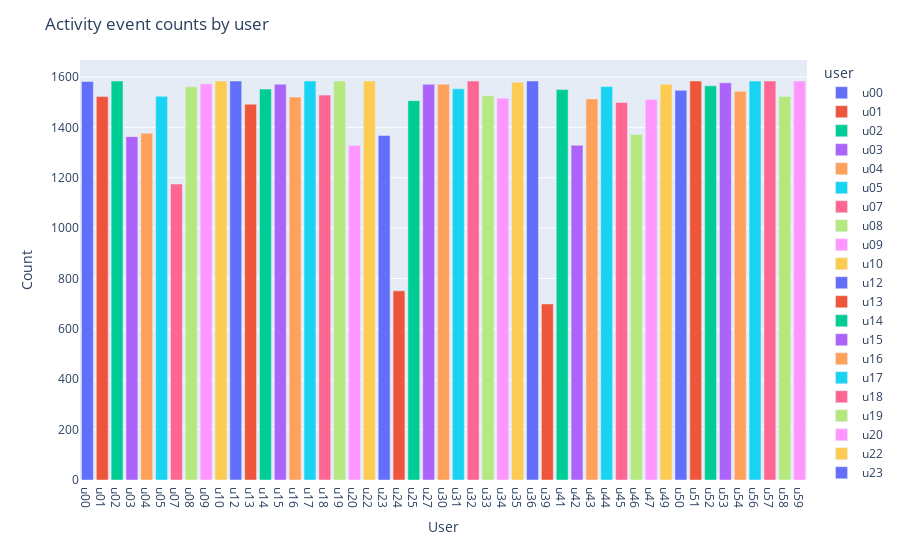

Notebook cell for this chart:
### Code cell
resampled = niimpy.util.aggregate(data, "1H")
resampled = resampled.reset_index("user")
fig = countplot.countplot(resampled, 
                          fig_title='Activity event counts by user', 
                          plot_type='count', 
                          points='all',
                          aggregation='user', 
                          user=None, 
                          column=None,
                          binning=False)
fig.show()

### Figure 1 — Plotly figure (JSON) as saved in the notebook; plotly's stock layout.template omitted (floating-point values rounded to 4 significant figures)
{"data": [{"alignmentgroup": "True", "hovertemplate": "user=%{x}<br>values=%{y}<extra></extra>", "legendgroup": "u00", "marker": {"color": "#636efa", "pattern": {"shape": ""}}, "name": "u00", "offsetgroup": "u00", "orientation": "v", "showlegend": true, "textposition": "auto", "type": "bar", "x": ["u00"], "xaxis": "x", "y": [1582], "yaxis": "y"}, {"alignmentgroup": "True", "hovertemplate": "user=%{x}<br>values=%{y}<extra></extra>", "legendgroup": "u01", "marker": {"color": "#EF553B", "pattern": {"shape": ""}}, "name": "u01", "offsetgroup": "u01", "orientation": "v", "showlegend": true, "textposition": "auto", "type": "bar", "x": ["u01"], "xaxis": "x", "y": [1522], "yaxis": "y"}, {"alignmentgroup": "True", "hovertemplate": "user=%{x}<br>values=%{y}<extra></extra>", "legendgroup": "u02", "marker": {"color": "#00cc96", "pattern": {"shape": ""}}, "name": "u02", "offsetgroup": "u02", "orientation": "v", "showlegend": true, "textposition": "auto", "type": "bar", "x": ["u02"], "xaxis": "x", "y": [1584], "yaxis": "y"}, {"alignmentgroup": "True", "hovertemplate": "user=%{x}<br>values=%{y}<extra></extra>", "legendgroup": "u03", "marker": {"color": "#ab63fa", "pattern": {"shape": ""}}, "name": "u03", "offsetgroup": "u03", "orientation": "v", "showlegend": true, "textposition": "auto", "type": "bar", "x": ["u03"], "xaxis": "x", "y": [1363], "yaxis": "y"}, {"alignmentgroup": "True", "hovertemplate": "user=%{x}<br>values=%{y}<extra></extra>", "legendgroup": "u04", "marker": {"color": "#FFA15A", "pattern": {"shape": ""}}, "name": "u04", "offsetgroup": "u04", "orientation": "v", "showlegend": true, "textposition": "auto", "type": "bar", "x": ["u04"], "xaxis": "x", "y": [1377], "yaxis": "y"}, {"alignmentgroup": "True", "hovertemplate": "user=%{x}<br>values=%{y}<extra></extra>", "legendgroup": "u05", "marker": {"color": "#19d3f3", "pattern": {"shape": ""}}, "name": "u05", "offsetgroup": "u05", "orientation": "v", "showlegend": true, "textposition": "auto", "type": "bar", "x": ["u05"], "xaxis": "x", "y": [1523], "yaxis": "y"}, {"alignmentgroup": "True", "hovertemplate": "user=%{x}<br>values=%{y}<extra></extra>", "legendgroup": "u07", "marker": {"color": "#FF6692", "pattern": {"shape": ""}}, "name": "u07", "offsetgroup": "u07", "orientation": "v", "showlegend": true, "textposition": "auto", "type": "bar", "x": ["u07"], "xaxis": "x", "y": [1175], "yaxis": "y"}, {"alignmentgroup": "True", "hovertemplate": "user=%{x}<br>values=%{y}<extra></extra>", "legendgroup": "u08", "marker": {"color": "#B6E880", "pattern": {"shape": ""}}, "name": "u08", "offsetgroup": "u08", "orientation": "v", "showlegend": true, "textposition": "auto", "type": "bar", "x": ["u08"], "xaxis": "x", "y": [1561], "yaxis": "y"}, {"alignmentgroup": "True", "hovertemplate": "user=%{x}<br>values=%{y}<extra></extra>", "legendgroup": "u09", "marker": {"color": "#FF97FF", "pattern": {"shape": ""}}, "name": "u09", "offsetgroup": "u09", "orientation": "v", "showlegend": true, "textposition": "auto", "type": "bar", "x": ["u09"], "xaxis": "x", "y": [1573], "yaxis": "y"}, {"alignmentgroup": "True", "hovertemplate": "user=%{x}<br>values=%{y}<extra></extra>", "legendgroup": "u10", "marker": {"color": "#FECB52", "pattern": {"shape": ""}}, "name": "u10", "offsetgroup": "u10", "orientation": "v", "showlegend": true, "textposition": "auto", "type": "bar", "x": ["u10"], "xaxis": "x", "y": [1584], "yaxis": "y"}, {"alignmentgroup": "True", "hovertemplate": "user=%{x}<br>values=%{y}<extra></extra>", "legendgroup": "u12", "marker": {"color": "#636efa", "pattern": {"shape": ""}}, "name": "u12", "offsetgroup": "u12", "orientation": "v", "showlegend": true, "textposition": "auto", "type": "bar", "x": ["u12"], "xaxis": "x", "y": [1584], "yaxis": "y"}, {"alignmentgroup": "True", "hovertemplate": "user=%{x}<br>values=%{y}<extra></extra>", "legendgroup": "u13", "marker": {"color": "#EF553B", "pattern": {"shape": ""}}, "name": "u13", "offsetgroup": "u13", "orientation": "v", "showlegend": true, "textposition": "auto", "type": "bar", "x": ["u13"], "xaxis": "x", "y": [1492], "yaxis": "y"}, {"alignmentgroup": "True", "hovertemplate": "user=%{x}<br>values=%{y}<extra></extra>", "legendgroup": "u14", "marker": {"color": "#00cc96", "pattern": {"shape": ""}}, "name": "u14", "offsetgroup": "u14", "orientation": "v", "showlegend": true, "textposition": "auto", "type": "bar", "x": ["u14"], "xaxis": "x", "y": [1552], "yaxis": "y"}, {"alignmentgroup": "True", "hovertemplate": "user=%{x}<br>values=%{y}<extra></extra>", "legendgroup": "u15", "marker": {"color": "#ab63fa", "pattern": {"shape": ""}}, "name": "u15", "offsetgroup": "u15", "orientation": "v", "showlegend": true, "textposition": "auto", "type": "bar", "x": ["u15"], "xaxis": "x", "y": [1571], "yaxis": "y"}, {"alignmentgroup": "True", "hovertemplate": "user=%{x}<br>values=%{y}<extra></extra>", "legendgroup": "u16", "marker": {"color": "#FFA15A", "pattern": {"shape": ""}}, "name": "u16", "offsetgroup": "u16", "orientation": "v", "showlegend": true, "textposition": "auto", "type": "bar", "x": ["u16"], "xaxis": "x", "y": [1520], "yaxis": "y"}, {"alignmentgroup": "True", "hovertemplate": "user=%{x}<br>values=%{y}<extra></extra>", "legendgroup": "u17", "marker": {"color": "#19d3f3", "pattern": {"shape": ""}}, "name": "u17", "offsetgroup": "u17", "orientation": "v", "showlegend": true, "textposition": "auto", "type": "bar", "x": ["u17"], "xaxis": "x", "y": [1584], "yaxis": "y"}, {"alignmentgroup": "True", "hovertemplate": "user=%{x}<br>values=%{y}<extra></extra>", "legendgroup": "u18", "marker": {"color": "#FF6692", "pattern": {"shape": ""}}, "name": "u18", "offsetgroup": "u18", "orientation": "v", "showlegend": true, "textposition": "auto", "type": "bar", "x": ["u18"], "xaxis": "x", "y": [1528], "yaxis": "y"}, {"alignmentgroup": "True", "hovertemplate": "user=%{x}<br>values=%{y}<extra></extra>", "legendgroup": "u19", "marker": {"color": "#B6E880", "pattern": {"shape": ""}}, "name": "u19", "offsetgroup": "u19", "orientation": "v", "showlegend": true, "textposition": "auto", "type": "bar", "x": ["u19"], "xaxis": "x", "y": [1584], "yaxis": "y"}, {"alignmentgroup": "True", "hovertemplate": "user=%{x}<br>values=%{y}<extra></extra>", "legendgroup": "u20", "marker": {"color": "#FF97FF", "pattern": {"shape": ""}}, "name": "u20", "offsetgroup": "u20", "orientation": "v", "showlegend": true, "textposition": "auto", "type": "bar", "x": ["u20"], "xaxis": "x", "y": [1328], "yaxis": "y"}, {"alignmentgroup": "True", "hovertemplate": "user=%{x}<br>values=%{y}<extra></extra>", "legendgroup": "u22", "marker": {"color": "#FECB52", "pattern": {"shape": ""}}, "name": "u22", "offsetgroup": "u22", "orientation": "v", "showlegend": true, "textposition": "auto", "type": "bar", "x": ["u22"], "xaxis": "x", "y": [1584], "yaxis": "y"}, {"alignmentgroup": "True", "hovertemplate": "user=%{x}<br>values=%{y}<extra></extra>", "legendgroup": "u23", "marker": {"color": "#636efa", "pattern": {"shape": ""}}, "name": "u23", "offsetgroup": "u23", "orientation": "v", "showlegend": true, "textposition": "auto", "type": "bar", "x": ["u23"], "xaxis": "x", "y": [1368], "yaxis": "y"}, {"alignmentgroup": "True", "hovertemplate": "user=%{x}<br>values=%{y}<extra></extra>", "legendgroup": "u24", "marker": {"color": "#EF553B", "pattern": {"shape": ""}}, "name": "u24", "offsetgroup": "u24", "orientation": "v", "showlegend": true, "textposition": "auto", "type": "bar", "x": ["u24"], "xaxis": "x", "y": [751], "yaxis": "y"}, {"alignmentgroup": "True", "hovertemplate": "user=%{x}<br>values=%{y}<extra></extra>", "legendgroup": "u25", "marker": {"color": "#00cc96", "pattern": {"shape": ""}}, "name": "u25", "offsetgroup": "u25", "orientation": "v", "showlegend": true, "textposition": "auto", "type": "bar", "x": ["u25"], "xaxis": "x", "y": [1506], "yaxis": "y"}, {"alignmentgroup": "True", "hovertemplate": "user=%{x}<br>values=%{y}<extra></extra>", "legendgroup": "u27", "marker": {"color": "#ab63fa", "pattern": {"shape": ""}}, "name": "u27", "offsetgroup": "u27", "orientation": "v", "showlegend": true, "textposition": "auto", "type": "bar", "x": ["u27"], "xaxis": "x", "y": [1571], "yaxis": "y"}, {"alignmentgroup": "True", "hovertemplate": "user=%{x}<br>values=%{y}<extra></extra>", "legendgroup": "u30", "marker": {"color": "#FFA15A", "pattern": {"shape": ""}}, "name": "u30", "offsetgroup": "u30", "orientation": "v", "showlegend": true, "textposition": "auto", "type": "bar", "x": ["u30"], "xaxis": "x", "y": [1571], "yaxis": "y"}, {"alignmentgroup": "True", "hovertemplate": "user=%{x}<br>values=%{y}<extra></extra>", "legendgroup": "u31", "marker": {"color": "#19d3f3", "pattern": {"shape": ""}}, "name": "u31", "offsetgroup": "u31", "orientation": "v", "showlegend": true, "textposition": "auto", "type": "bar", "x": ["u31"], "xaxis": "x", "y": [1553], "yaxis": "y"}, {"alignmentgroup": "True", "hovertemplate": "user=%{x}<br>values=%{y}<extra></extra>", "legendgroup": "u32", "marker": {"color": "#FF6692", "pattern": {"shape": ""}}, "name": "u32", "offsetgroup": "u32", "orientation": "v", "showlegend": true, "textposition": "auto", "type": "bar", "x": ["u32"], "xaxis": "x", "y": [1584], "yaxis": "y"}, {"alignmentgroup": "True", "hovertemplate": "user=%{x}<br>values=%{y}<extra></extra>", "legendgroup": "u33", "marker": {"color": "#B6E880", "pattern": {"shape": ""}}, "name": "u33", "offsetgroup": "u33", "orientation": "v", "showlegend": true, "textposition": "auto", "type": "bar", "x": ["u33"], "xaxis": "x", "y": [1525], "yaxis": "y"}, {"alignmentgroup": "True", "hovertemplate": "user=%{x}<br>values=%{y}<extra></extra>", "legendgroup": "u34", "marker": {"color": "#FF97FF", "pattern": {"shape": ""}}, "name": "u34", "offsetgroup": "u34", "orientation": "v", "showlegend": true, "textposition": "auto", "type": "bar", "x": ["u34"], "xaxis": "x", "y": [1516], "yaxis": "y"}, {"alignmentgroup": "True", "hovertemplate": "user=%{x}<br>values=%{y}<extra></extra>", "legendgroup": "u35", "marker": {"color": "#FECB52", "pattern": {"shape": ""}}, "name": "u35", "offsetgroup": "u35", "orientation": "v", "showlegend": true, "textposition": "auto", "type": "bar", "x": ["u35"], "xaxis": "x", "y": [1579], "yaxis": "y"}, {"alignmentgroup": "True", "hovertemplate": "user=%{x}<br>values=%{y}<extra></extra>", "legendgroup": "u36", "marker": {"color": "#636efa", "pattern": {"shape": ""}}, "name": "u36", "offsetgroup": "u36", "orientation": "v", "showlegend": true, "textposition": "auto", "type": "bar", "x": ["u36"], "xaxis": "x", "y": [1584], "yaxis": "y"}, {"alignmentgroup": "True", "hovertemplate": "user=%{x}<br>values=%{y}<extra></extra>", "legendgroup": "u39", "marker": {"color": "#EF553B", "pattern": {"shape": ""}}, "name": "u39", "offsetgroup": "u39", "orientation": "v", "showlegend": true, "textposition": "auto", "type": "bar", "x": ["u39"], "xaxis": "x", "y": [699], "yaxis": "y"}, {"alignmentgroup": "True", "hovertemplate": "user=%{x}<br>values=%{y}<extra></extra>", "legendgroup": "u41", "marker": {"color": "#00cc96", "pattern": {"shape": ""}}, "name": "u41", "offsetgroup": "u41", "orientation": "v", "showlegend": true, "textposition": "auto", "type": "bar", "x": ["u41"], "xaxis": "x", "y": [1550], "yaxis": "y"}, {"alignmentgroup": "True", "hovertemplate": "user=%{x}<br>values=%{y}<extra></extra>", "legendgroup": "u42", "marker": {"color": "#ab63fa", "pattern": {"shape": ""}}, "name": "u42", "offsetgroup": "u42", "orientation": "v", "showlegend": true, "textposition": "auto", "type": "bar", "x": ["u42"], "xaxis": "x", "y": [1329], "yaxis": "y"}, {"alignmentgroup": "True", "hovertemplate": "user=%{x}<br>values=%{y}<extra></extra>", "legendgroup": "u43", "marker": {"color": "#FFA15A", "pattern": {"shape": ""}}, "name": "u43", "offsetgroup": "u43", "orientation": "v", "showlegend": true, "textposition": "auto", "type": "bar", "x": ["u43"], "xaxis": "x", "y": [1513], "yaxis": "y"}, {"alignmentgroup": "True", "hovertemplate": "user=%{x}<br>values=%{y}<extra></extra>", "legendgroup": "u44", "marker": {"color": "#19d3f3", "pattern": {"shape": ""}}, "name": "u44", "offsetgroup": "u44", "orientation": "v", "showlegend": true, "textposition": "auto", "type": "bar", "x": ["u44"], "xaxis": "x", "y": [1562], "yaxis": "y"}, {"alignmentgroup": "True", "hovertemplate": "user=%{x}<br>values=%{y}<extra></extra>", "legendgroup": "u45", "marker": {"color": "#FF6692", "pattern": {"shape": ""}}, "name": "u45", "offsetgroup": "u45", "orientation": "v", "showlegend": true, "textposition": "auto", "type": "bar", "x": ["u45"], "xaxis": "x", "y": [1499], "yaxis": "y"}, {"alignmentgroup": "True", "hovertemplate": "user=%{x}<br>values=%{y}<extra></extra>", "legendgroup": "u46", "marker": {"color": "#B6E880", "pattern": {"shape": ""}}, "name": "u46", "offsetgroup": "u46", "orientation": "v", "showlegend": true, "textposition": "auto", "type": "bar", "x": ["u46"], "xaxis": "x", "y": [1372], "yaxis": "y"}, {"alignmentgroup": "True", "hovertemplate": "user=%{x}<br>values=%{y}<extra></extra>", "legendgroup": "u47", "marker": {"color": "#FF97FF", "pattern": {"shape": ""}}, "name": "u47", "offsetgroup": "u47", "orientation": "v", "showlegend": true, "textposition": "auto", "type": "bar", "x": ["u47"], "xaxis": "x", "y": [1511], "yaxis": "y"}, {"alignmentgroup": "True", "hovertemplate": "user=%{x}<br>values=%{y}<extra></extra>", "legendgroup": "u49", "marker": {"color": "#FECB52", "pattern": {"shape": ""}}, "name": "u49", "offsetgroup": "u49", "orientation": "v", "showlegend": true, "textposition": "auto", "type": "bar", "x": ["u49"], "xaxis": "x", "y": [1571], "yaxis": "y"}, {"alignmentgroup": "True", "hovertemplate": "user=%{x}<br>values=%{y}<extra></extra>", "legendgroup": "u50", "marker": {"color": "#636efa", "pattern": {"shape": ""}}, "name": "u50", "offsetgroup": "u50", "orientation": "v", "showlegend": true, "textposition": "auto", "type": "bar", "x": ["u50"], "xaxis": "x", "y": [1547], "yaxis": "y"}, {"alignmentgroup": "True", "hovertemplate": "user=%{x}<br>values=%{y}<extra></extra>", "legendgroup": "u51", "marker": {"color": "#EF553B", "pattern": {"shape": ""}}, "name": "u51", "offsetgroup": "u51", "orientation": "v", "showlegend": true, "textposition": "auto", "type": "bar", "x": ["u51"], "xaxis": "x", "y": [1584], "yaxis": "y"}, {"alignmentgroup": "True", "hovertemplate": "user=%{x}<br>values=%{y}<extra></extra>", "legendgroup": "u52", "marker": {"color": "#00cc96", "pattern": {"shape": ""}}, "name": "u52", "offsetgroup": "u52", "orientation": "v", "showlegend": true, "textposition": "auto", "type": "bar", "x": ["u52"], "xaxis": "x", "y": [1565], "yaxis": "y"}, {"alignmentgroup": "True", "hovertemplate": "user=%{x}<br>values=%{y}<extra></extra>", "legendgroup": "u53", "marker": {"color": "#ab63fa", "pattern": {"shape": ""}}, "name": "u53", "offsetgroup": "u53", "orientation": "v", "showlegend": true, "textposition": "auto", "type": "bar", "x": ["u53"], "xaxis": "x", "y": [1577], "yaxis": "y"}, {"alignmentgroup": "True", "hovertemplate": "user=%{x}<br>values=%{y}<extra></extra>", "legendgroup": "u54", "marker": {"color": "#FFA15A", "pattern": {"shape": ""}}, "name": "u54", "offsetgroup": "u54", "orientation": "v", "showlegend": true, "textposition": "auto", "type": "bar", "x": ["u54"], "xaxis": "x", "y": [1543], "yaxis": "y"}, {"alignmentgroup": "True", "hovertemplate": "user=%{x}<br>values=%{y}<extra></extra>", "legendgroup": "u56", "marker": {"color": "#19d3f3", "pattern": {"shape": ""}}, "name": "u56", "offsetgroup": "u56", "orientation": "v", "showlegend": true, "textposition": "auto", "type": "bar", "x": ["u56"], "xaxis": "x", "y": [1584], "yaxis": "y"}, {"alignmentgroup": "True", "hovertemplate": "user=%{x}<br>values=%{y}<extra></extra>", "legendgroup": "u57", "marker": {"color": "#FF6692", "pattern": {"shape": ""}}, "name": "u57", "offsetgroup": "u57", "orientation": "v", "showlegend": true, "textposition": "auto", "type": "bar", "x": ["u57"], "xaxis": "x", "y": [1584], "yaxis": "y"}, {"alignmentgroup": "True", "hovertemplate": "user=%{x}<br>values=%{y}<extra></extra>", "legendgroup": "u58", "marker": {"color": "#B6E880", "pattern": {"shape": ""}}, "name": "u58", "offsetgroup": "u58", "orientation": "v", "showlegend": true, "textposition": "auto", "type": "bar", "x": ["u58"], "xaxis": "x", "y": [1522], "yaxis": "y"}, {"alignmentgroup": "True", "hovertemplate": "user=%{x}<br>values=%{y}<extra></extra>", "legendgroup": "u59", "marker": {"color": "#FF97FF", "pattern": {"shape": ""}}, "name": "u59", "offsetgroup": "u59", "orientation": "v", "showlegend": true, "textposition": "auto", "type": "bar", "x": ["u59"], "xaxis": "x", "y": [1584], "yaxis": "y"}], "layout": {"barmode": "relative", "legend": {"title": {"text": "user"}, "tracegroupgap": 0}, "margin": {"t": 60}, "title": {"text": "Activity event counts by user"}, "xaxis": {"anchor": "y", "categoryarray": ["u00", "u01", "u02", "u03", "u04", "u05", "u07", "u08", "u09", "u10", "u12", "u13", "u14", "u15", "u16", "u17", "u18", "u19", "u20", "u22", "u23", "u24", "u25", "u27", "u30", "u31", "u32", "u33", "u34", "u35", "u36", "u39", "u41", "u42", "u43", "u44", "u45", "u46", "u47", "u49", "u50", "u51", "u52", "u53", "u54", "u56", "u57", "u58", "u59"], "categoryorder": "array", "domain": [0, 1], "title": {"text": "User"}}, "yaxis": {"anchor": "x", "domain": [0, 1], "title": {"text": "Count"}}}}
